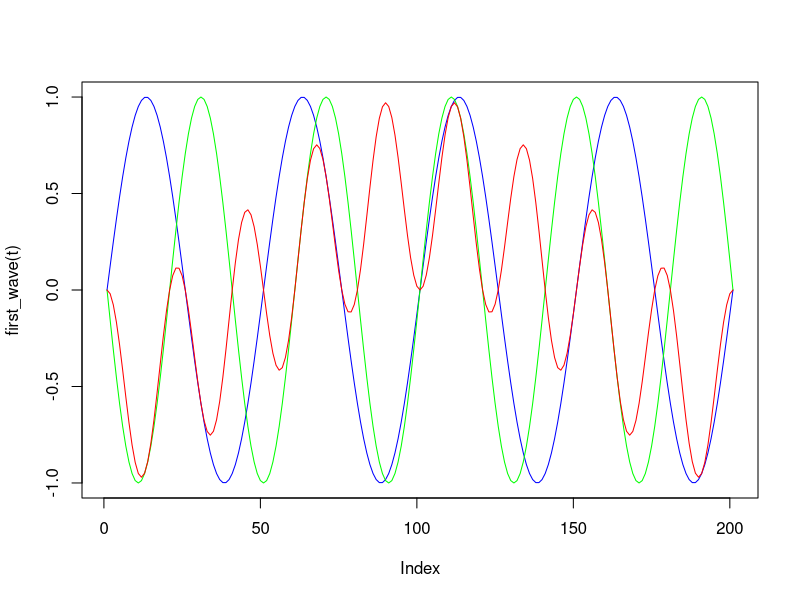

Here is the R script that generated this plot:
## ---- chunk 1
# let's first create the data points for the interval -1 to 1
t <- seq(-1,1,by=0.01)


first_wave <- function(x, a=4) { sin(a*pi*x)}
second_wave <- function(x, a=5) { sin(a*pi*x)}

# let's plot the 2 waves
plot(first_wave(t),type="l",col="blue", cex=.5)
points(second_wave(t),type="l",col="green", cex=.5)
points(first_wave(t)*second_wave(t), type="l",col="red", cex=5)
## ---- chunk 2
# Now, let's confirm if they are Ortogonal calculating the "integral"
product_wave <- function(x) {first_wave(x)*second_wave(x)}
integrate(product_wave,-1,1)
